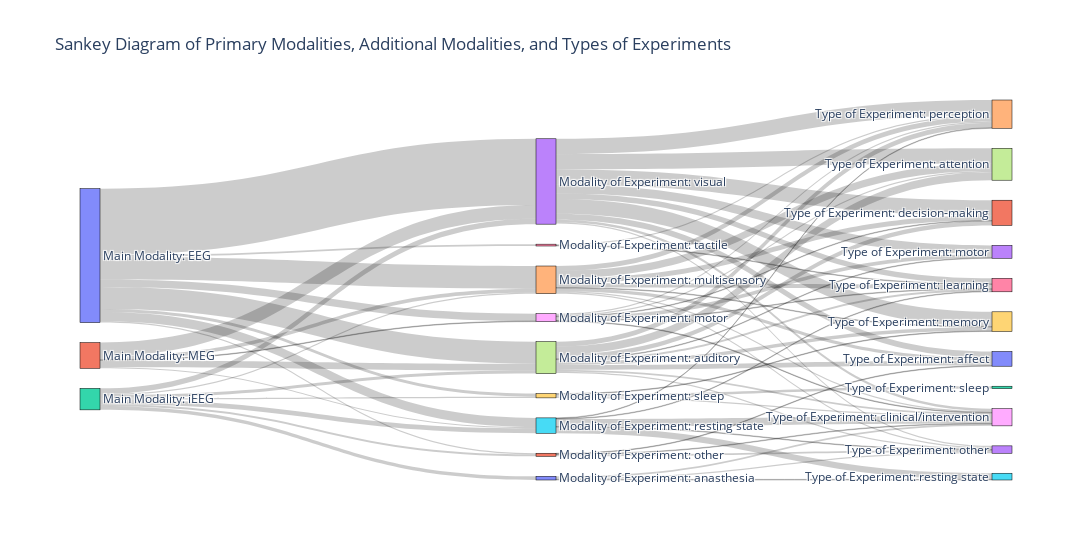

This figure's notebook cell:
### Markdown cell above
### Figure 1

Modality x Modality of experiment x type of experiment 

Network chart start w main modality (EEG, MEG, IEGG) and then continue to break up (like figure 4 in other paper)

### Code cell
LABEL_MAINMODALITY = 'Main Modality:'
LABEL_MODALITYOFEXP = 'Modality of Experiment:'
LABEL_TYPEOFEXP = 'Type of Experiment:'

df_fig1 = df[['EEG Modality', 'MEG Modality', 'iEEG Modality', 'FOR FIGURE - modality of exp', 'FOR FIGURE - type of exp']]

mainModality_types = ['EEG', 'MEG', 'iEEG']
modalityOfExp_types = df['FOR FIGURE - modality of exp'].unique()
typeOfExp_types = df['FOR FIGURE - type of exp'].unique()

# Create lists for the nodes and links
nodes = []
node_indices = {}
links = []
index = 0

# Add primary modalities to nodes
for mainModality in mainModality_types:
    mainModality = f"{LABEL_MAINMODALITY} {mainModality}"
    nodes.append(mainModality)
    node_indices[mainModality] = index
    index += 1

# Add additional modalities to nodes
for modalityOfExp in modalityOfExp_types:
    modalityOfExp = f"{LABEL_MODALITYOFEXP} {modalityOfExp}"
    nodes.append(modalityOfExp)
    node_indices[modalityOfExp] = index
    index += 1

# Add types of experiments to nodes
for typeOfExp in typeOfExp_types:
    typeOfExp = f"{LABEL_TYPEOFEXP} {typeOfExp}"
    nodes.append(typeOfExp)
    node_indices[typeOfExp] = index
    index += 1

# Create links between primary modalities and additional modalities
for mainModality in mainModality_types:
    mainModalityKey = f"{LABEL_MAINMODALITY} {mainModality}"
    for modalityOfExp in modalityOfExp_types:
        if pd.notna(modalityOfExp):
            modalityOfExpKey = f"{LABEL_MODALITYOFEXP} {modalityOfExp}"
            count = df_fig1[(df_fig1[f'{mainModality} Modality'] == 'x') & 
                            (df_fig1['FOR FIGURE - modality of exp'] == modalityOfExp)].shape[0]
            if count > 0:
                links.append({
                    'source': node_indices[mainModalityKey],
                    'target': node_indices[modalityOfExpKey],
                    'value': count
                })

# Create links between additional modalities and types of experiments
for modalityOfExp in modalityOfExp_types:
    if pd.notna(modalityOfExp):
        modalityOfExpKey = f"{LABEL_MODALITYOFEXP} {modalityOfExp}"
        for typeOfExp in typeOfExp_types:
            if pd.notna(typeOfExp):
                typeOfExpKey = f"{LABEL_TYPEOFEXP} {typeOfExp}"
                count = df_fig1[(df_fig1['FOR FIGURE - modality of exp'] == modalityOfExp) & 
                                (df_fig1['FOR FIGURE - type of exp'] == typeOfExp)].shape[0]
                if count > 0:
                    links.append({
                        'source': node_indices[modalityOfExpKey],
                        'target': node_indices[typeOfExpKey],
                        'value': count
                    })

# Create the Sankey diagram
fig = go.Figure(data=[go.Sankey(
    node=dict(
        pad=20,
        thickness=20,
        line=dict(color="black", width=0.5),
        label=nodes
    ),
    link=dict(
        source=[link['source'] for link in links],
        target=[link['target'] for link in links],
        value=[link['value'] for link in links]
    )
)])

fig.update_layout(
    title_text="Sankey Diagram of Primary Modalities, Additional Modalities, and Types of Experiments",
    font=dict(size=12),
    width=1200  # Set the width to a smaller value to compress the figure horizontally
)

fig.show()

# fourth column with

### Figure 1 — Plotly figure (JSON) as saved in the notebook; plotly's stock layout.template omitted (floating-point values rounded to 4 significant figures)
{"data": [{"link": {"source": [0, 0, 0, 0, 0, 0, 0, 0, 1, 1, 1, 1, 1, 2, 2, 2, 2, 2, 2, 2, 3, 3, 3, 3, 3, 3, 3, 3, 3, 4, 4, 4, 4, 4, 4, 4, 4, 5, 5, 5, 5, 5, 6, 6, 7, 7, 7, 7, 7, 7, 7, 7, 7, 8, 8, 8, 8, 8, 8, 9, 9, 9, 10, 10, 10, 11, 11, 11], "target": [3, 4, 5, 6, 7, 8, 9, 11, 3, 4, 5, 7, 8, 3, 4, 5, 7, 9, 10, 11, 13, 14, 16, 17, 18, 19, 20, 21, 23, 14, 16, 17, 18, 19, 20, 21, 23, 14, 15, 16, 18, 23, 14, 16, 13, 14, 16, 17, 18, 19, 20, 21, 23, 13, 14, 16, 17, 18, 21, 18, 19, 22, 15, 18, 23, 18, 20, 23], "value": [108, 37, 15, 3, 36, 12, 5, 2, 22, 6, 2, 11, 1, 9, 2, 8, 5, 2, 6, 3, 14, 25, 9, 25, 4, 24, 10, 25, 2, 8, 7, 12, 2, 1, 5, 8, 2, 1, 10, 1, 12, 1, 2, 1, 1, 8, 3, 13, 3, 6, 8, 7, 2, 6, 2, 1, 2, 1, 1, 2, 1, 4, 1, 3, 2, 1, 1, 3]}, "node": {"label": ["Main Modality: EEG", "Main Modality: MEG", "Main Modality: iEEG", "Modality of Experiment: visual", "Modality of Experiment: multisensory", "Modality of Experiment: resting state", "Modality of Experiment: tactile", "Modality of Experiment: auditory", "Modality of Experiment: motor", "Modality of Experiment: sleep", "Modality of Experiment: anasthesia", "Modality of Experiment: other", "Modality of Experiment: nan", "Type of Experiment: motor", "Type of Experiment: perception", "Type of Experiment: resting state", "Type of Experiment: learning", "Type of Experiment: attention", "Type of Experiment: clinical/intervention", "Type of Experiment: memory", "Type of Experiment: affect", "Type of Experiment: decision-making", "Type of Experiment: sleep", "Type of Experiment: other", "Type of Experiment: nan"], "line": {"color": "black", "width": 0.5}, "pad": 20, "thickness": 20}, "type": "sankey"}], "layout": {"font": {"size": 12}, "title": {"text": "Sankey Diagram of Primary Modalities, Additional Modalities, and Types of Experiments"}, "width": 1200}}
